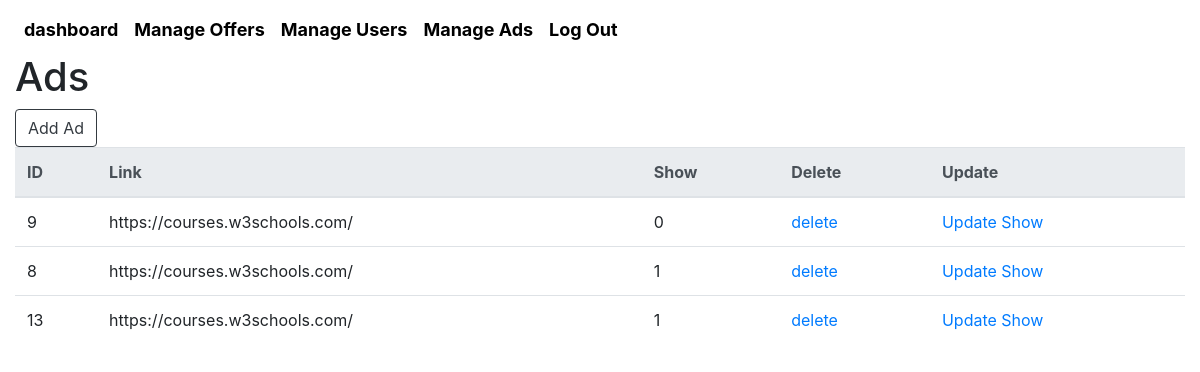
/pages/controlPanel/manageAds.php, run on the app's committed database.
### tables this page shows
CREATE TABLE `ads` (
  `id` int(255) NOT NULL,
  `img` text NOT NULL,
  `link` text NOT NULL,
  `shows` int(1) NOT NULL DEFAULT 0
);

### pages/models/adsDB.php (called while the page is built, shortened)
<?php
    class adsDB {
        private static $connection;
        public function connect() {
            if (!isset(self::$connection)) {
                self::$connection = new mysqli("127.0.0.1", "job_user", "job_user123", "jobs-project");
            }
            return self::$connection;
        }
        public function getAds() {
            $query = "SELECT * FROM ads" ;
            $conn = $this->connect();
            $result = $conn -> query($query);
            $rows = array();
            while ($row = $result -> fetch_assoc()) {
                $rows[] = $row;
            }
            return $rows;
        }
    }
?>

### pages/controlPanel/manageAds.php (the view, shortened to what this page needs)
<!DOCTYPE html>
<html lang="en">
<head>
    <link rel="stylesheet" href="../../styles/adminStyle.css">
    <link rel="stylesheet" href="https://maxcdn.bootstrapcdn.com/bootstrap/4.5.2/css/bootstrap.min.css">
    <link rel="stylesheet" href="https://cdnjs.cloudflare.com/ajax/libs/font-awesome/5.14.0/css/all.min.css">
</head>
<body>
<nav class="navbar navbar-expand-lg">
    <ul class="navbar-nav">
        <li class="nav-item">
            <a href="homeAdmin.php" class="nav-link">dashboard</a>
        </li>
        <li class="nav-item">
            <a href="manageOffers.php" class="nav-link">Manage Offers</a>
        </li>
        <li class="nav-item">
            <a href="manageUsers.php" class="nav-link">Manage Users</a>
        </li>
        <li class="nav-item">
            <a href="manageAds.php" class="nav-link">Manage Ads</a>
        </li>
        <li class="nav-item">
            <a href="adminlogout.php" class="nav-link">Log Out</a>
        </li>
    </ul>
</nav>
    <div class="container-fluid">
<?php
    require '../models/adsDB.php';
    $db = new adsDB();
    $ads = $db -> getAds();
    echo"<h1>Ads</h1>";
    echo"<a type='button' class='btn btn-outline-dark' href='addAdform.php'>Add Ad</a>";
    echo "<table class='table'>";
    echo " <thead class='thead-light'>";
    echo "<th>ID</th><th>Link</th><th>Show</th><th>Delete</th><th>Update </th></thead>";
    foreach($ads as $row){
        $id = $row['id'];
        $shows = $row['shows'];
        echo "<td >" . $row['id'] . "</td>";
        echo "<td >" . $row['link'] . "</td>";
        echo "<td >" . $row['shows'] . "</td>";
        echo "<td ><a href='../controller/deleteAd.php?id=$id'> delete </a></td>";
        echo "<td><a href='../controller/updateAd.php?id=$id&shows=$shows'> Update Show </a></td>";
    }
    echo "</table>";
   ?>
</div>
</body>
</html>

### styles/adminStyle.css (style rules this page uses)
body { font-family: "Lato", sans-serif; }
.nav-item::after { content:''; display:block; width:0px; height:4px; background:#ff0000; transition: 0.2s; margin-top:-10px; }
.nav-link { padding:15px 5px;transition:0.2s; }
.navbar-nav .nav-link { color:#000; font-weight:bold; font-size:18px; }

### data on the page
ads: id "9", link "https://courses.w3schools.com/", shows "0"
ads: id "8", link "https://courses.w3schools.com/", shows "1"
ads: id "13", link "https://courses.w3schools.com/", shows "1"
